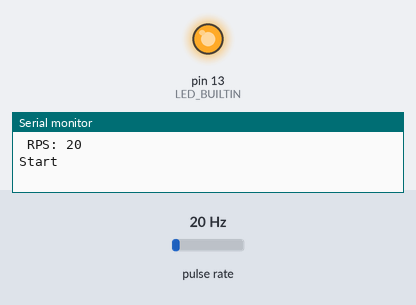
Recording of a sketch running on a simulated Arduino Uno, built with avr-gcc and run on an emulated ATmega328P. On the bench: output pins drawn as LEDs (lit = HIGH), the last lines printed to the serial monitor. Wiring (inferred from the names in the program): pulse sensor: data pin 4. The inputs (shaded band) are chosen by the test bench; at power-on: pulse rate 20 Hz.

Above: at 1.2 s.
1.3 s: pulse rate (sensor on pin 4) set to 9 Hz
At 2.7 s:
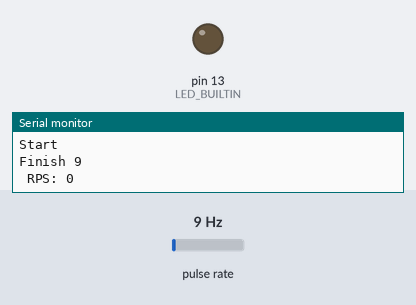
3.4 s: pulse rate (sensor on pin 4) set to 6 Hz
Timing chart, 0 to 6.4 s (numbered marks = the images above; inputs shaded):
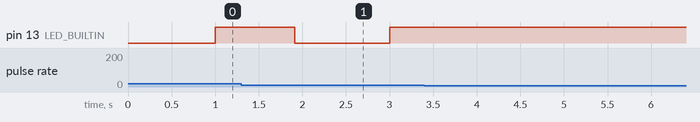

The sketch:

rpm.ino
```cpp
#include "PinChangeInterrupt.h"
#include <TimerOne.h>

const int IRSensorPin = 4;  // the number of the IR sensor input pin       // the current state of the output pin
int burp;
int rpmStart = 8;
int rpmEnd = 12;
unsigned long time;
unsigned long elapsed;

// ---------------------------------------------------------------
void setup(void) {
  pinMode(IRSensorPin, INPUT_PULLUP);
  pinMode(LED_BUILTIN, OUTPUT);
  digitalWrite(LED_BUILTIN, LOW);
  Serial.begin(9600);
  Timer1.initialize(1000000);// 1 second  // Set the timer to 1,000,000 microseconds (1 second)
  Timer1.attachInterrupt(timerIsr);  // Attach the service routine here
  attachPCINT(digitalPinToPCINT(IRSensorPin), counter, FALLING);
}

void counter(void) {
  burp++;
    if (burp >= rpmEnd && time != 0) {
      digitalWrite(LED_BUILTIN, LOW);
      Serial.print("Finish ");
      elapsed = (micros() - time)/100000;
      Serial.println(elapsed);
      time = 0;
      burp = 0;
  }
}


void loop(void) {
}

void timerIsr()
{
  Serial.print(" RPS: ");
  Serial.println(burp);
  if (burp >= rpmStart && time == 0) {
    Serial.println("Start");
    time = micros();
    digitalWrite(LED_BUILTIN, HIGH);
  }
  noInterrupts();
  burp = 0;
  interrupts();
}
```
